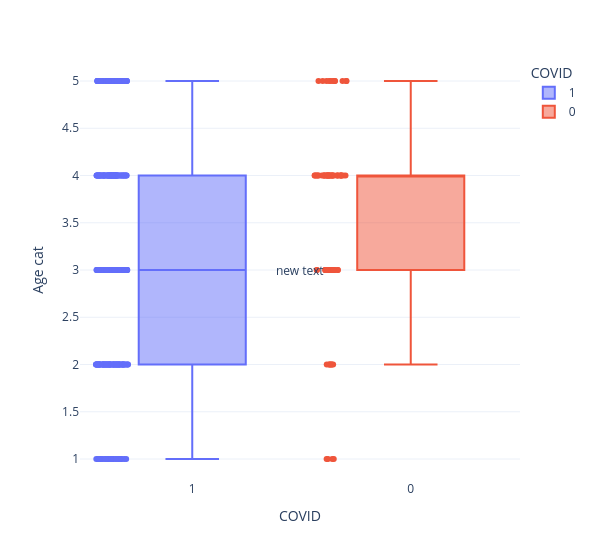

Notebook code for this chart:
### Code cell
plot = viz.get_boxplot_grid(olink_clin_data, identifier="clin_vars", args={"title": "Clinical variables",
                                                                           "x":"COVID", 
                                                                           "y":"Age cat",
                                                                           "color":"COVID", "width":600})
iplot(plot.figure)

### Figure 1 — Plotly figure (JSON) as saved in the notebook; plotly's stock layout.template omitted (floating-point values rounded to 4 significant figures; data arrays with more than 128 entries replaced by an {"elided": "..."} marker saying what was removed)
{"data": [{"alignmentgroup": "True", "boxpoints": "all", "hovertemplate": "COVID=%{x}<br>Age cat=%{y}<extra></extra>", "legendgroup": "1", "marker": {"color": "#636efa"}, "name": "1", "notched": false, "offsetgroup": "1", "orientation": "v", "showlegend": true, "type": "box", "x": {"elided": "306 int values"}, "x0": " ", "xaxis": "x", "y": {"elided": "306 int values"}, "y0": " ", "yaxis": "y"}, {"alignmentgroup": "True", "boxpoints": "all", "hovertemplate": "COVID=%{x}<br>Age cat=%{y}<extra></extra>", "legendgroup": "0", "marker": {"color": "#EF553B"}, "name": "0", "notched": false, "offsetgroup": "0", "orientation": "v", "showlegend": true, "type": "box", "x": [0, 0, 0, 0, 0, 0, 0, 0, 0, 0, 0, 0, 0, 0, 0, 0, 0, 0, 0, 0, 0, 0, 0, 0, 0, 0, 0, 0, 0, 0, 0, 0, 0, 0, 0, 0, 0, 0, 0, 0, 0, 0, 0, 0, 0, 0, 0, 0, 0, 0, 0, 0, 0, 0, 0, 0, 0, 0, 0, 0, 0, 0, 0, 0, 0, 0, 0, 0, 0, 0, 0, 0, 0, 0, 0, 0, 0, 0], "x0": " ", "xaxis": "x", "y": [4, 2, 3, 3, 4, 4, 4, 4, 4, 4, 4, 4, 2, 4, 3, 5, 1, 5, 3, 3, 4, 5, 1, 4, 3, 4, 5, 5, 4, 4, 1, 5, 3, 4, 3, 4, 3, 3, 4, 5, 4, 3, 3, 3, 4, 4, 2, 4, 4, 3, 2, 2, 5, 5, 3, 3, 2, 4, 1, 4, 4, 5, 4, 3, 3, 4, 4, 3, 4, 4, 2, 3, 4, 5, 3, 4, 3, 4], "y0": " ", "yaxis": "y"}], "layout": {"annotations": [{"showarrow": false, "xref": "paper", "yref": "paper"}], "boxmode": "overlay", "legend": {"title": {"text": "COVID"}, "tracegroupgap": 0}, "margin": {"t": 60}, "width": 600, "xaxis": {"anchor": "y", "categoryarray": [1, 0], "categoryorder": "array", "domain": [0, 1], "title": {"text": "COVID"}, "type": "category"}, "yaxis": {"anchor": "x", "domain": [0, 1], "title": {"text": "Age cat"}}}}
